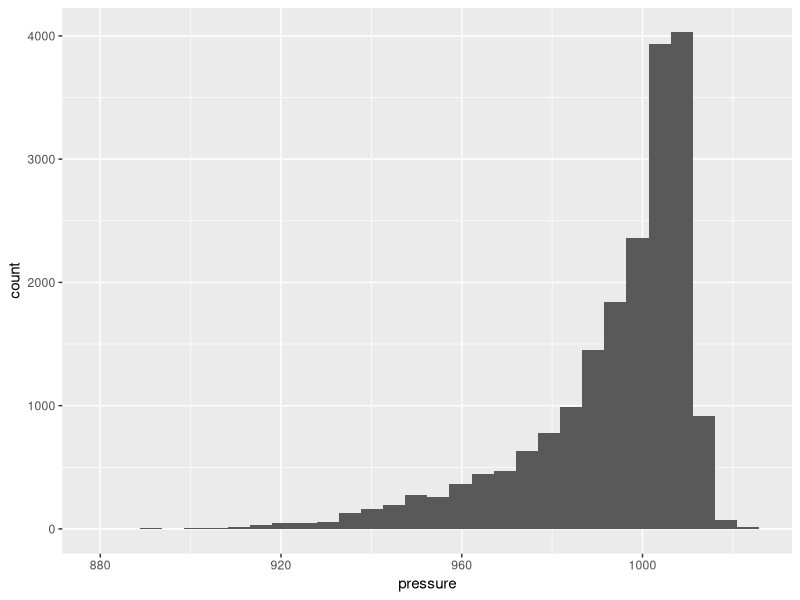

Write the R code that produced this figure.
## ---- chunk 1
library(tidyverse)
## ---- chunk 2
storms %>% 
  ggplot() +
  geom_histogram(aes(x=pressure))
